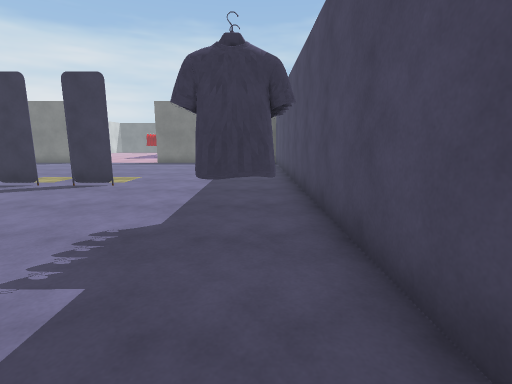
[1] (above)

21 first-person views from a walk through a 3-D level made in the Unity game engine. The camera is 1.3 m above the floor, tilts 10° down and sees 85° across. The floor is counted in squares, 1 m on a side. Each view is taken from the middle of a square. On the plan, view 1 faces up. The plan holds only what a view shows up to about 13 squares ahead; the rest is blank. The place goes on beyond the plan. The player character is not drawn. Some animated figures are left out. Surface patterns are stand-ins for the level's own textures.

[2]
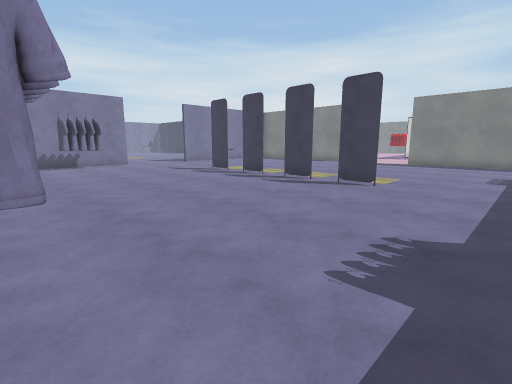

[3]
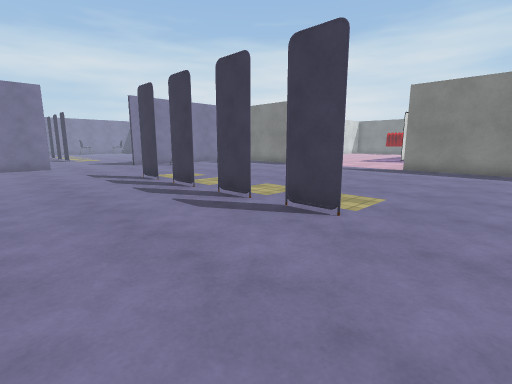

[4]
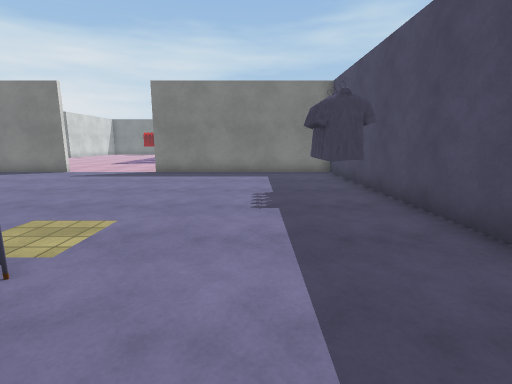

[5]
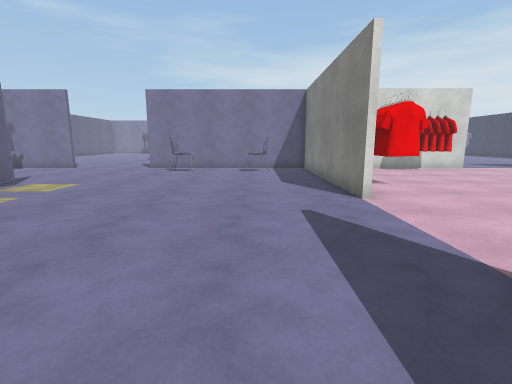

[6]
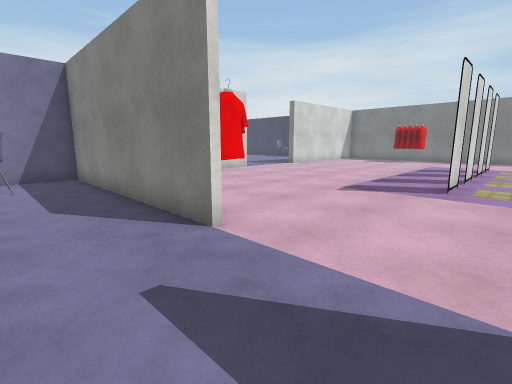

[7]
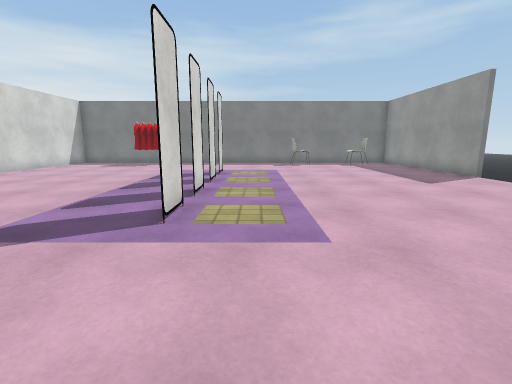

[8]
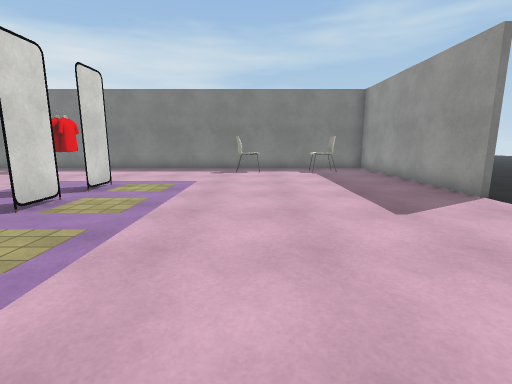

[9]
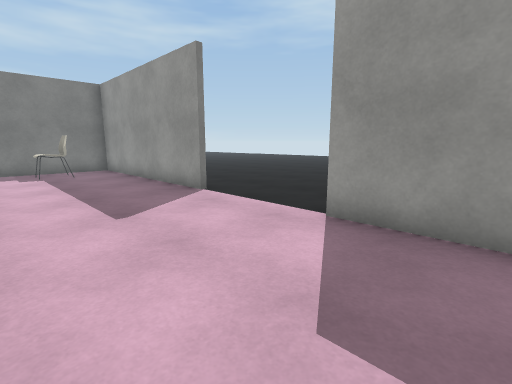

[10]
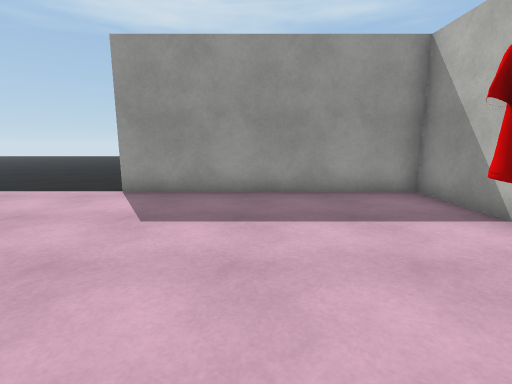

[11]
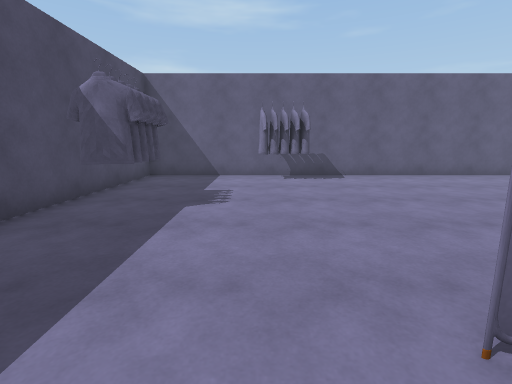

[12]
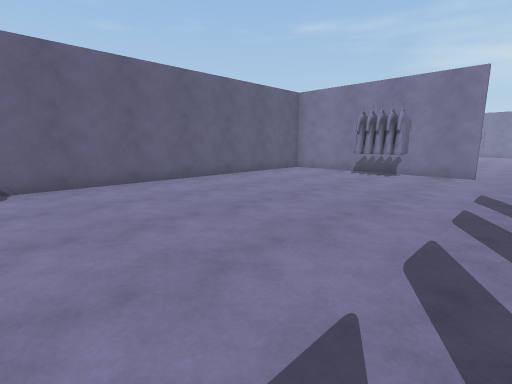

[13]
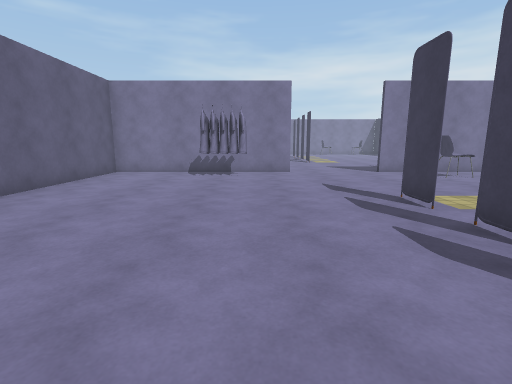

[14]
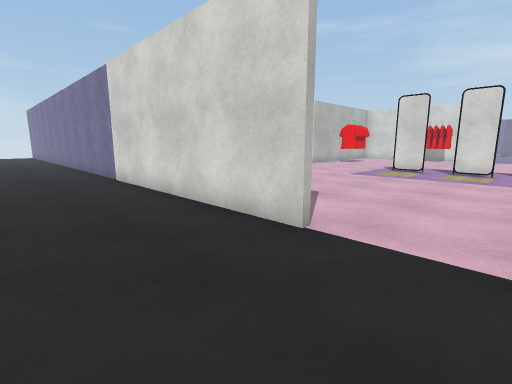

[15]
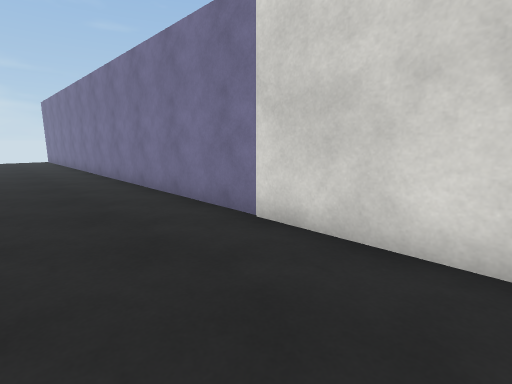

[16]
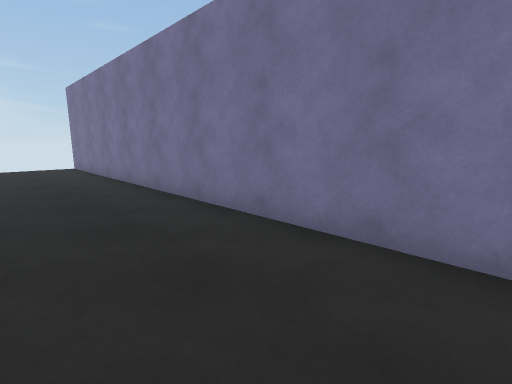

[17]
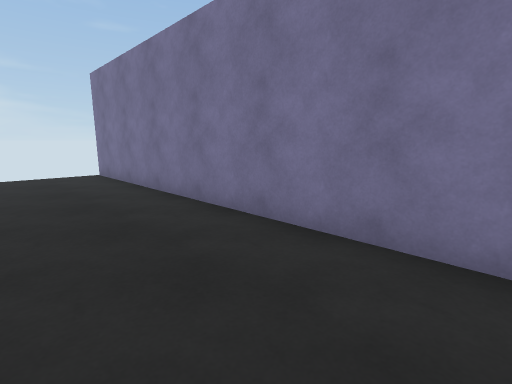

[18]
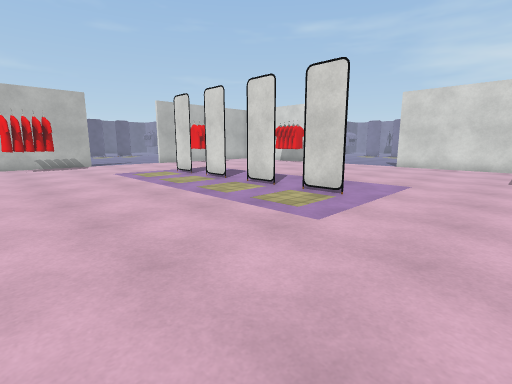

[19]
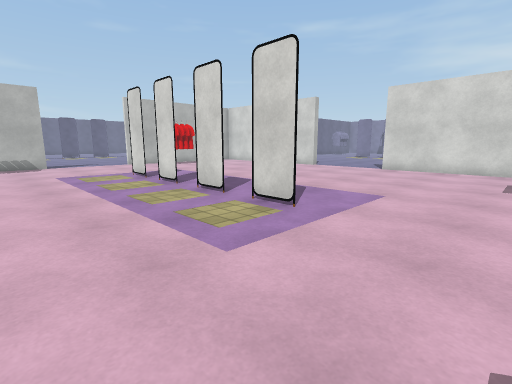

[20]
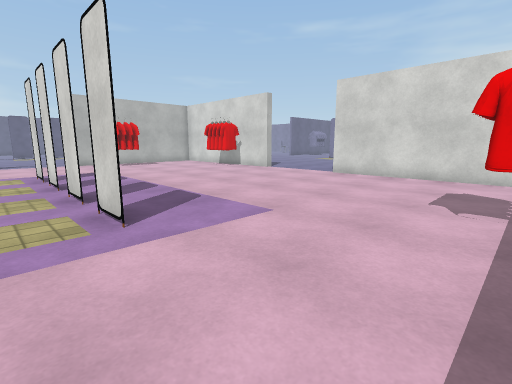

[21]
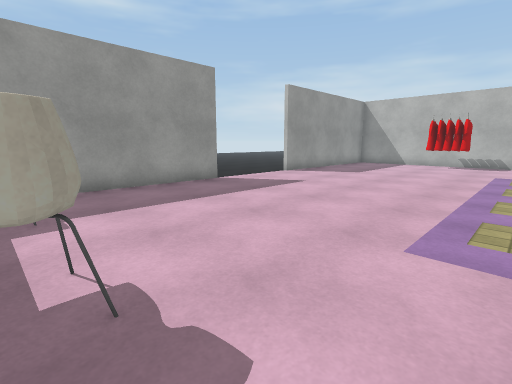

### Floor plan
Points are (right, up) in squares from view 1. A wall is a line through its corners. A room is listed if a view was taken in it or the views show most of it. See-through windows are left out.
Room 1 (views 1, 2, 3, 4, 5, 6, 7, 8, 9, 10, 11, 12, 13, 14, 15, 16, 17, 18, 19, 20, 21)
walls: (-10.4, 18.5) (-18.5, 18.5) (-18.5, 13.1); (-5.5, 18.7) (1.3, 18.7) (1.3, 26.6); (-18.5, 11.6) (-18.5, 10.5); (-8.5, 25.6) (-8.5, 24.4); (-11.4, 8.5) (-12.6, 8.5) (-12.1, 8.5); (-9, 8.5) (-10.4, 8.5); (-8.5, 28) (-8.5, 26.6); (-6.6, 8.5) (-8, 8.5); (-18.5, 6.6) (-18.5, -1.3) (1.3, -1.3) (1.3, 18.5) (-6.5, 18.5); (-4.4, 8.5) (-5.6, 8.3); (-4.4, 8.5) (-5.6, 8.5); (-8.5, 30.4) (-8.5, 29); (-8.5, 32.6) (-8.5, 31.4); (1.5, 26.6) (1.5, -1.5); (1.3, 30.5) (1.3, 37.5); (-18.2, 36.6) (-18.2, 30.6)
ways out: gap at (-9, 8); gap at (-9, 29)
objects: rack (-18, 23) to (-17, 25); rack (-17, 3) to (-16, 5); chair (-17, 12) to (-17, 13); other object (-17, 16); rack (-14, 20) to (-12, 21); rack (-13, 36) to (-12, 37); rack (-5, -1) to (-3, 0); rack (-5, 20) to (-3, 20); chair (-5, 37) to (-4, 37); rack (-1, 3) to (0, 5); chair (-1, 37); rack (0, 12) to (0, 14)

Positions as (right, up) in squares from view 1, and headings:
1: (0, 0), facing up
2: (-1, 0), facing up-left
3: (-2, 4), facing up-left
4: (-2, 6), facing up
5: (-4, 16), facing left
6: (-7, 16), facing up-left
7: (-7, 20), facing up
8: (-4, 24), facing up
9: (-3, 24), facing up-right
10: (-6, 23), facing right
11: (-3, 10), facing down
12: (-6, 8), facing down-left
13: (-6, 5), facing left
14: (5, 29), facing down-left
15: (5, 22), facing down-left
16: (5, 15), facing down-left
17: (5, 11), facing down-left
18: (-2, 36), facing down-left
19: (-4, 36), facing down-left
20: (-7, 37), facing down-left
21: (-7, 37), facing down-right
